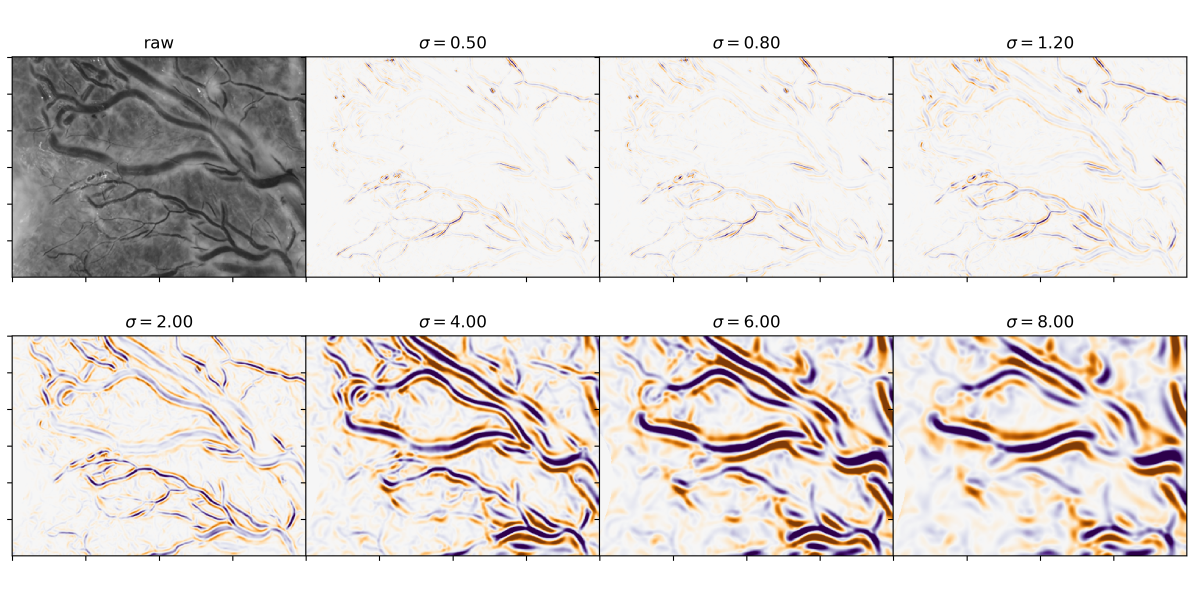
#> input picture demo_output/signsweep_stitch_BN2315363_inset_alt.png, 3600 x 1800 px, given in place of T-BN2315363.png, which was not available (shown at 1/3 size)
$ python signed_sweep_demo.py   (older library calls are emulated)
#> lines starting #> are read from the running program, lines starting #| are printed output that depends on the picture; pictures that were not available may be replaced by others from this repository, and a replacement may not be noted
### placenta.py
#!/usr/bin/env python3

"""
This module contains all the logic for loading placental samples.
Unfortunately, some functions here assume NCS samples, whereas others are
nonspecific to a fault. There are calls here to functions in the preprocessing
(and maybe plate_morphology)  modules

TODO:
    Ideally, the whole placenta itself would a well defined object with
    different views, rather than each file, wanting all access to a sample's
    related files, needing to load so many different images.
"""

import numpy as np
import numpy.ma as ma
import os.path
import os
import json
from scipy.ndimage import imread
from skimage import morphology

from numpy.ma import is_masked
from skimage.color import gray2rgb
from skimage.util import img_as_float
import matplotlib.pyplot as plt
from hfft import fft_gradient
from skimage.segmentation import watershed
from skimage.morphology import binary_erosion, disk
import scipy.ndimage as ndi


def open_typefile(filename, filetype, sample_dir=None, mode=None):
    """
    filetype is either 'mask' or 'trace'
    mask -> 'L' mode
    trace -> 'RGB' mode
    use mode keyword to override this behavior (for example if you
    want a binary trace)

    typefiles that aren't the above will be treated as 'L'
    """
    # try to open what the mask *should* be named
    # this should be done less hackishly
    # for example, if filename is 'ncs.1029.jpg' then
    # this would set the maskfile as 'ncs.1029.mask.jpg'

    #if filetype not in ("mask", "trace"):
    #    raise NotImplementedError("Can only deal with mask or trace files.")

    # get the base of filename and build the type filename
    *base, suffix = filename.split('.')
    base = ''.join(base)
    typefile = '.'.join((base, filetype, suffix))

    if sample_dir is None:
        sample_dir = 'samples'

    typefile = os.path.join(sample_dir, typefile)

    if mode is not None:
        if filetype == 'mask':
            mode = 'L'
        elif filetype in ('ctrace', 'veins', 'arteries'):
            mode = 'RGB'
        else:
            # handle this if you need to?
            mode = 'L'
    try:
        img = imread(typefile, mode=mode)

    except FileNotFoundError:
        print('Could not find file', typefile)
        return None

    return img


# [46 lines left out: functions strip_ncs_name, open_tracefile, mimg_as_float, not called in this run]

def get_named_placenta(filename, sample_dir=None, masked=True,
                       maskfile=None, mode='L'):
    """
    This function is to be replaced by a more ingenious/natural
    way of accessing a database of unregistered and/or registered
    placental samples.

    Parameters
    ----------

    filename: name of file (including suffix?) but NOT directory
    masked: return it masked.
    maskfile: if supplied, this use the file will use a supplied 1-channel
            mask (where 1 represents an invalid/masked pixel, and 0
            represents a valid/unmasked pixel. the supplied image must be
            the same shape as the image. if not provided, the mask is
            calculated (unless masked=False)
            the file must be located within the sample directory

            If maskfile is 'None' then this function will look for
            a default maskname with the following  pattern:

                test.jpg -> test.mask.jpg
                ncs.1029.jpg  -> ncs.1029.mask.jpg

    sample_directory: Relative path where sample (and mask file) is located.
            defaults to './samples'

    if masked is true (default), this returns a masked array.

    NOTE: A previous logical incongruity has been corrected. Masks should have
    1 as the invalid/background/mask value (to mask), and 0 as the
    valid/plate/foreground value (to not mask)
    """
#> called with filename = 'T-BN2315363.png', masked = True, mode = 'L'
    if sample_dir is None:
        sample_dir = 'samples'

    full_filename = os.path.join(sample_dir, filename)

    if mode.lower() in ('g', 'green'):
        # first channel of RGBA (or RGBA!)
        raw_img = imread(full_filename)[...,1]

    else:
        raw_img = imread(full_filename, mode=mode)
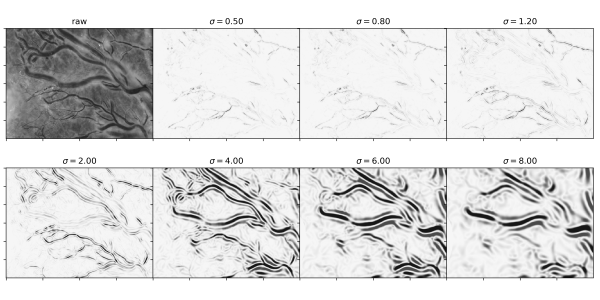
#> raw_img: shape (1800, 3600) (shown at 1/6 size); min 0, max 255, mean 220.1

    if maskfile is None:
        # try to open what the mask *should* be named
        # this should be done less hackishly
        # for example, if filename is 'ncs.1029.jpg' then
        # this would set the maskfile as 'ncs.1029.mask.jpg'
        *base, suffix = filename.split('.')
        test_maskfile = ''.join(base) + '.mask.' + suffix
        test_maskfile = os.path.join(sample_dir, test_maskfile)
        try:
            mask = imread(test_maskfile, mode='L')
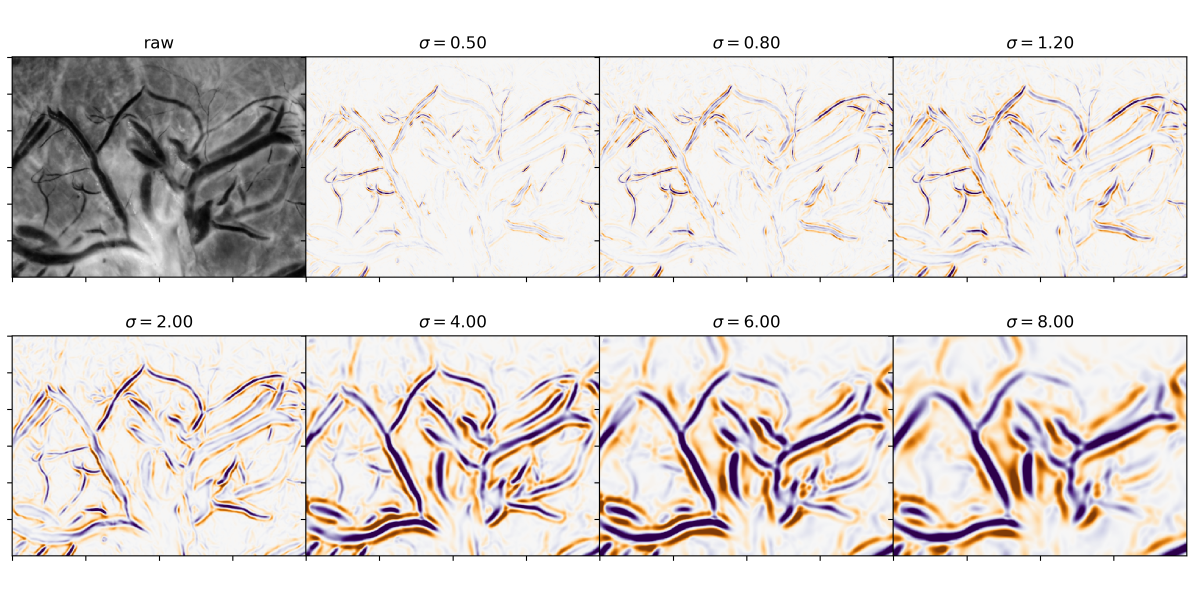
#> input picture demo_output/signsweep_stitch_BN5280796_inset_alt.png, 3600 x 1800 px, given in place of T-BN2315363.mask.png, which was not available (shown at 1/3 size)
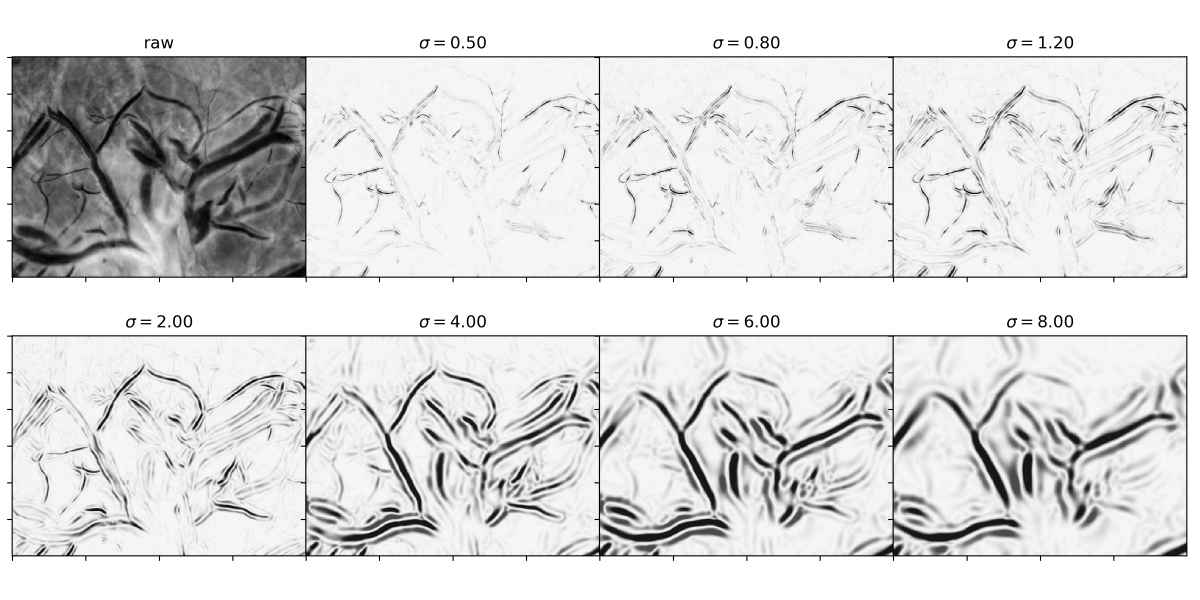
#> mask: shape (1800, 3600) (shown at 1/3 size); min 0, max 255, mean 219.8
        except FileNotFoundError:
            print('Could not find maskfile', test_maskfile)
            print('Please supply a maskfile. Autogeneration of mask',
                  'files is slow and buggy and therefore not supported.')
            raise
            #return mask_background(raw_img)
    else:
        # set maskfile name relative to path
        maskfile = os.path.join(sample_dir, maskfile)
        mask = imread(maskfile, mode='L')

    if filename.startswith('T-BN'):
        if filename not in FAILS:
            #print('tightening the mask')
            raw = open_typefile(filename, 'raw')
#> in open_typefile, img is the input picture: shape (1800, 3600, 4); mean R, G, B, A 224.9, 218.2, 214.9, 255
#> (the rest of the program and of its run is left out)
